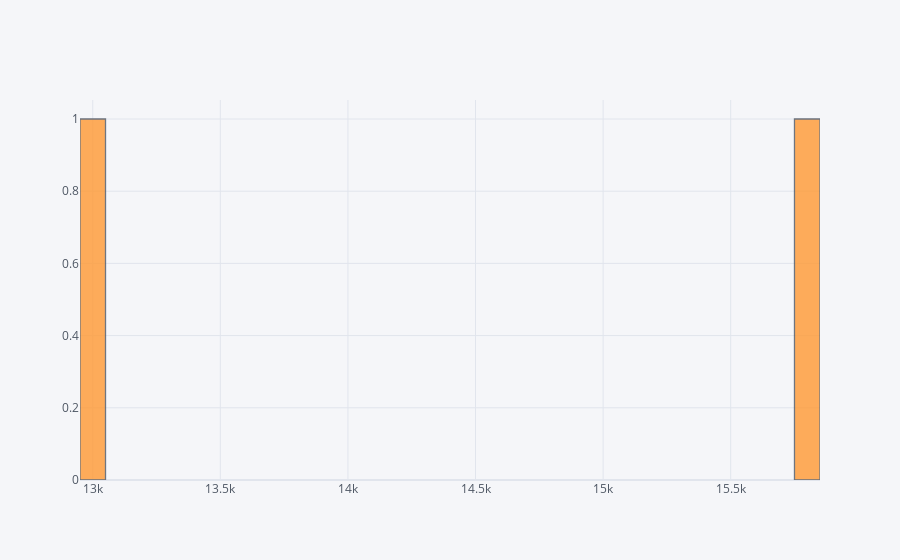

The code cell stored with this chart in its notebook:
### Markdown cell above
#Tính ma trận tương quan giữa các biến số trong DataFrame df1.

- annot=True: Hiển thị các giá trị của tương quan trên biểu đồ.

- fmt=".2f": Định dạng hiển thị cho các giá trị là số thập phân có 2 chữ số sau dấu phẩy.

- vmin=-1, vmax=1: Đặt giá trị tối thiểu và tối đa cho màu sắc của biểu đồ heatmap.

- center=0: Đặt mức trung tâm của màu sắc cho các giá trị là 0.

- cmap='coolwarm': Sử dụng bảng màu 'coolwarm' cho biểu đồ heatmap.

- ask=matrix: Áp dụng mask để chỉ hiển thị nửa phía trên của ma trận tương quan.

- ax=ax: Sử dụng axis đã tạo (ax) để vẽ biểu đồ heatmap lên figure.

### Code cell
print(df1.groupby('fueltype')['price'].mean().sort_values())
print()
df1.groupby('fueltype')['price'].mean().iplot(kind ='histogram',subplots = True,bins = 50)

### Figure 1 — Plotly figure (JSON) as saved in the notebook; plotly's stock layout.template omitted (floating-point values rounded to 4 significant figures)
{"data": [{"histfunc": "count", "histnorm": "", "marker": {"color": "rgba(255, 153, 51, 1.0)", "line": {"color": "#4D5663", "width": 1.3}}, "name": "price", "nbinsx": 50, "opacity": 0.8, "orientation": "v", "x": [15840.0, 13000.0], "xaxis": "x", "yaxis": "y", "type": "histogram"}], "layout": {"barmode": "overlay", "legend": {"bgcolor": "#F5F6F9", "font": {"color": "#4D5663"}}, "paper_bgcolor": "#F5F6F9", "plot_bgcolor": "#F5F6F9", "title": {"font": {"color": "#4D5663"}}, "xaxis": {"anchor": "y", "domain": [0, 1], "gridcolor": "#E1E5ED", "showgrid": true, "tickfont": {"color": "#4D5663"}, "title": {"font": {"color": "#4D5663"}, "text": ""}, "zerolinecolor": "#E1E5ED"}, "yaxis": {"anchor": "x", "domain": [0, 1], "gridcolor": "#E1E5ED", "showgrid": true, "tickfont": {"color": "#4D5663"}, "title": {"font": {"color": "#4D5663"}, "text": ""}, "zerolinecolor": "#E1E5ED"}}}
